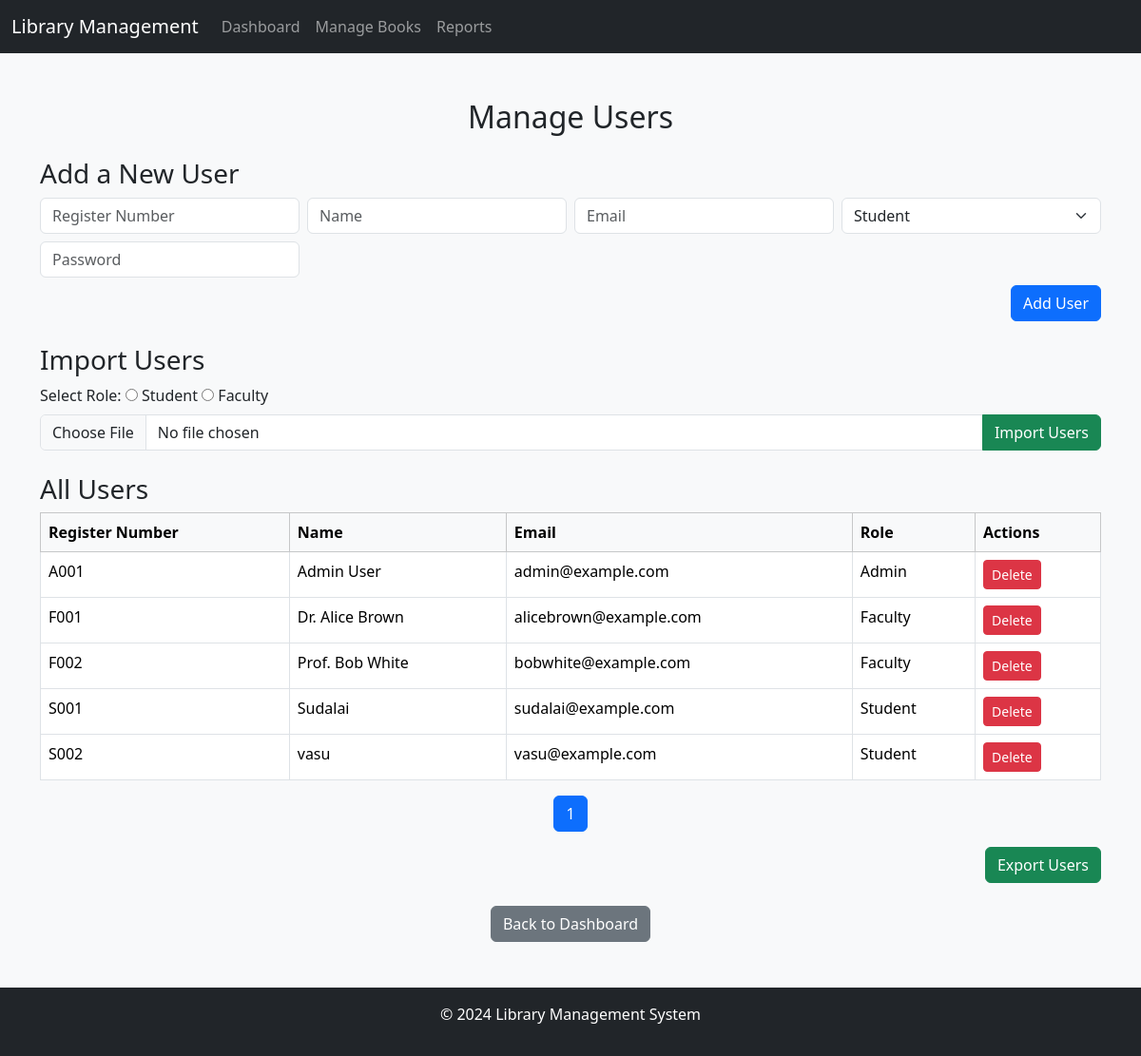
The page /manage_users.php (signed in) on the database its author committed.
### tables this page shows
CREATE TABLE `users` (
  `register_number` varchar(20) NOT NULL,
  `name` varchar(100) NOT NULL,
  `email` varchar(100) NOT NULL,
  `role` enum('admin','student','faculty') NOT NULL,
  `password` varchar(255) NOT NULL
);

### manage_users.php (the view, shortened to what this page needs)
<?php include 'header.php'; ?>
<?php
$conn = new mysqli('localhost', 'root', '', 'library_management_system');
$results_per_page = 10;
$page = isset($_GET['page']) ? (int)$_GET['page'] : 1;
$offset = ($page - 1) * $results_per_page;
$sql = "SELECT * FROM users LIMIT $results_per_page OFFSET $offset";
$result = $conn->query($sql);
$users = $result->fetch_all(MYSQLI_ASSOC);
$sql_total = "SELECT COUNT(*) AS total FROM users";
$result_total = $conn->query($sql_total);
$total_users = $result_total->fetch_assoc()['total'];
$total_pages = ceil($total_users / $results_per_page);
?>
<!DOCTYPE html>
<html lang="en">
<head>
    <link href="bootstrap-5.3.3-dist/css/bootstrap.min.css" rel="stylesheet">
</head>
<body class="bg-light">
    <div class="container my-5">
        <h2 class="text-center mb-4">Manage Users</h2>
        <h3>Add a New User</h3>
        <form method="post" action="" class="mb-4">
            <div class="row g-2">
                <div class="col-md-3">
                    <input type="text" name="register_number" class="form-control" placeholder="Register Number" required>
                </div>
                <div class="col-md-3">
                    <input type="text" name="name" class="form-control" placeholder="Name" required>
                </div>
                <div class="col-md-3">
                    <input type="email" name="email" class="form-control" placeholder="Email" required>
                </div>
                <div class="col-md-3">
                    <select name="role" class="form-select" required>
                        <option value="student">Student</option>
                    </select>
                </div>
                <div class="col-md-3">
                    <input type="password" name="password" class="form-control" placeholder="Password" required>
                </div>
                <div class="col-md-12 text-end mt-2">
                    <button type="submit" name="add_user" class="btn btn-primary">Add User</button>
                </div>
            </div>
        </form>
        <h3>Import Users</h3>
        <form method="post" action="" enctype="multipart/form-data" class="mb-4">
            <div>
                <label>Select Role:</label>
                <input type="radio" id="student" name="role" value="student" required>
                <label for="student">Student</label>
                <input type="radio" id="faculty" name="role" value="faculty" required>
                <label for="faculty">Faculty</label>
            </div>
            <div class="input-group mt-2">
                <input type="file" name="excel_file" class="form-control" accept=".xlsx, .xls" required>
                <button type="submit" name="import_users" class="btn btn-success">Import Users</button>
            </div>
        </form>
        <h3>All Users</h3>
        <table class="table table-bordered table-hover">
            <thead class="table-light">
                <tr>
                    <th>Register Number</th>
                    <th>Name</th>
                    <th>Email</th>
                    <th>Role</th>
                    <th>Actions</th>
                </tr>
            </thead>
            <tbody>
                <?php foreach ($users as $user): ?>
                    <tr>
                        <td><?php echo $user['register_number']; ?></td>
                        <td><?php echo $user['name']; ?></td>
                        <td><?php echo $user['email']; ?></td>
                        <td><?php echo ucfirst($user['role']); ?></td>
                        <td>
                            <form method="post" action="" class="d-inline">
                                <button type="submit" name="delete_user" class="btn btn-danger btn-sm" onclick="return confirm('Are you sure?');">Delete</button>
                            </form>
                        </td>
                    </tr>
                <?php endforeach; ?>
            </tbody>
        </table>
        <nav>
            <ul class="pagination justify-content-center">
                <?php for ($i = 1; $i <= $total_pages; $i++): ?>
                    <li class="page-item <?php if ($i === $page) echo 'active'; ?>">
                        <a class="page-link" href="?page=<?php echo $i; ?>"><?php echo $i; ?></a>
                    </li>
                <?php endfor; ?>
            </ul>
        </nav>
        <div class="text-end mb-3">
            <form method="get" action="export.php">
                <button type="submit" class="btn btn-success">Export Users</button>
            </form>
        </div>
        <div class="text-center mt-4">
            <a href="dashboard.php" class="btn btn-secondary">Back to Dashboard</a>
        </div>
    </div>
</body>
</html>
<?php include 'footer.php'; ?>

### rows shown on the page
users: register_number "A001", name "Admin User", email "admin@example.com", role "Admin"
users: register_number "F001", name "Dr. Alice Brown", email "alicebrown@example.com", role "Faculty"
users: register_number "F002", name "Prof. Bob White", email "bobwhite@example.com", role "Faculty"
users: register_number "S001", name "Sudalai", email "sudalai@example.com", role "Student"
users: register_number "S002", name "vasu", email "vasu@example.com", role "Student"
